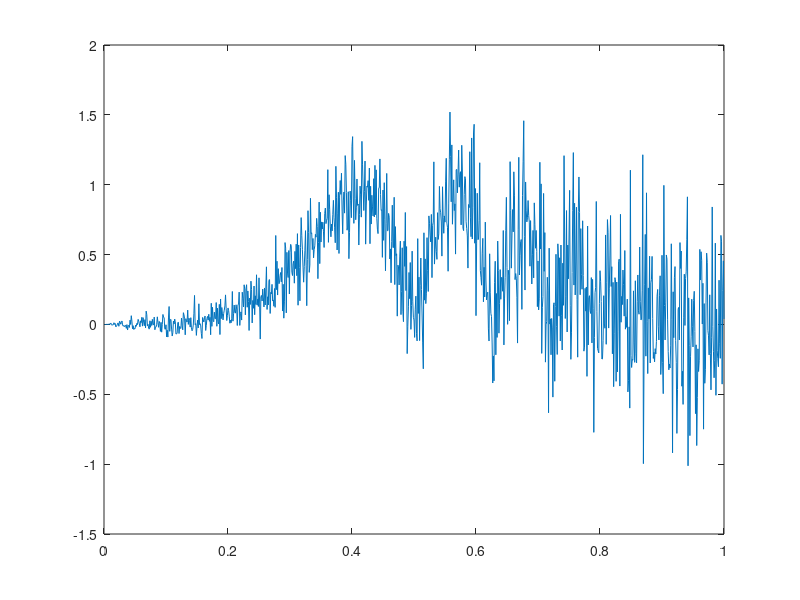

Recreate this plot in MATLAB.
% 1. Select an appropriate discretization level for your data.
t_over_T = 0.001:0.001:1; % 0.001 discretization level for now (1000 points)
f_m = 0.5; %hz
f_c = 4.*((t_over_T).^2);
% pure signal:
A_over_A_0 = (sin(2.*pi.*f_m*t_over_T).^2).*abs((sin(2.*pi.*f_c.*t_over_T)));

plot(t_over_T, A_over_A_0)

% white noise:

% "random vector is considered to be a white noise vector if its 
% components each have a probability distribution with zero mean and 
% finite variance"


% 2. Select a (known) noise function N(t/T) and determine its PDF.

e1_noise_numbers = randn([1 length(t_over_T)]); % zero-mean guassian noise for e_1
e2_noise_numbers = randn([1 length(t_over_T)]); % zero-mean guassian noise for e_1
% TODO maybe switch to something that I can use to specify more directly
% the PDF arguments?


% A_affected = A~ which is the noise-ily scaled and noise-ily offset signal

a_1 = 0.2;
a_2 = 0.46;
A_affected = (1 + a_1.*e1_noise_numbers.*(t_over_T)).*(A_over_A_0) + (a_2.*e2_noise_numbers.*(t_over_T));

plot(t_over_T, A_affected)